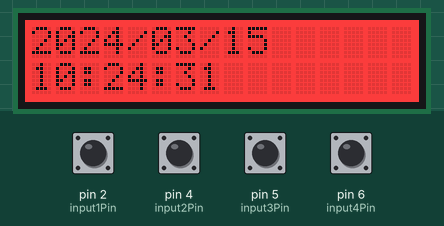
Simulated run of this sketch. Board: Arduino Uno, built with avr-gcc and run on an emulated ATmega328P. Parts: 16×2 character LCD. Inputs (shaded band) come from the test bench; at power-on: pin 2 (input1Pin), pin 4 (input2Pin), pin 5 (input3Pin), pin 6 (input4Pin) HIGH. The local clock reads 2024-03-15 10:24:30 at power-on unless the sketch sets it.

Above: at 1.2 s.
1.3 s: pin 2 (input1Pin) pulled LOW for 0.15 s
At 2.3 s:
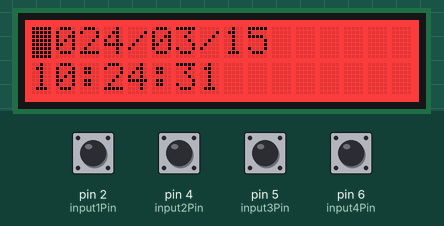
4.4 s: pin 6 (input4Pin) pulled LOW for 0.15 s
At 5.6 s:
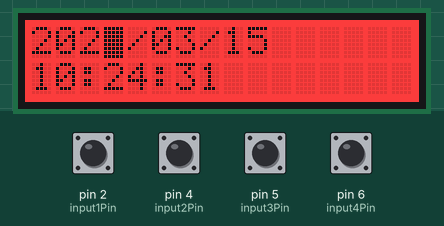
7.5 s: pin 4 (input2Pin) pulled LOW for 0.15 s
9.1 s: pin 2 (input1Pin) pulled LOW for 1 s
At 11.3 s:
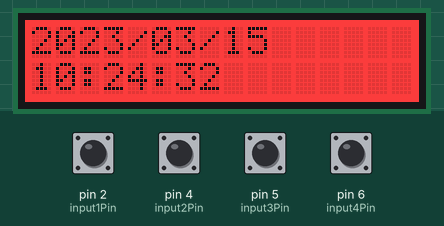
Timing chart, 0 to 12.8 s (numbered marks = the images above; inputs shaded):
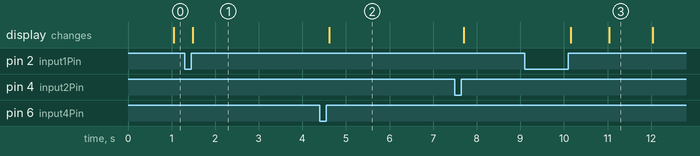

Measured:
- after the input at 4.4 s, the display: changes after 0.21 s (image 2)
- after the input at 9.1 s, the display: first changes after 1.1 s (image 3 shows a later state)

The sketch:

ElectronicClock.ino
```cpp
#include <Wire.h>
#include <rgb_lcd.h>
#include <RTClib.h>
#include <EasyButton.h>

rgb_lcd lcd;

const int colorR = 255;
const int colorG = 0;
const int colorB = 0;

RTC_DS1307 rtc;

char daysOfTheWeek[7][12] = {"Sun","Mon", "Tues", "Wed", "Thu", "Fri", "Sat"};

const int input1Pin = 2;
const int input2Pin = 4;
const int input3Pin = 5;
const int input4Pin = 6;

EasyButton button1(input1Pin);
EasyButton button2(input2Pin);
EasyButton button3(input3Pin);
EasyButton button4(input4Pin);

volatile int mode = 1;
volatile int setMode = 1;

int row = 0;
int col = 0;

DateTime now;
DateTime newDateTime;

const uint8_t daysInMonth[] = {31, 28, 31, 30, 31, 30,
                               31, 31, 30, 31, 30, 31};

void onButton1Pressed() {
  if (mode == 1) {
    mode = 2;
    lcd.blink();
  } else {
    mode = 1;
    setMode = 1;
    col = 0;
    row = 0;
    lcd.noBlink();
    rtc.adjust(now);
  }
}

void onButton2Pressed() {
  if (mode == 2) {
    int year = now.year();
    int month = now.month();
    int day = now.day();
    int hour = now.hour();
    int minute = now.minute();
    int second = now.second();
    if (setMode == 2) {
      year = year == 2000 ? 2099 : year - 1;
    } else if (setMode == 3) {
      month = month == 1 ? 12 : month - 1;
      int newMonth = daysInMonth[month - 1];
      if (day > newMonth) {
        day = newMonth;
      }
    } else if (setMode == 4) {
      int newMonth = daysInMonth[month - 1];
      day = day == 1 ? newMonth : day - 1;
    } else if (setMode == 5) {
      hour = hour == 0 ? 23 : hour - 1;
    } else if (setMode == 6) {
      minute = minute == 0 ? 59 : minute - 1;
    } else if (setMode == 7) {
      second = second == 0 ? 59 : second - 1;
    }
    now = DateTime(year, month, day, hour, minute, second);
  }
}

void onButton3Pressed() {
  if (mode == 2) {
    int year = now.year();
    int month = now.month();
    int day = now.day();
    int hour = now.hour();
    int minute = now.minute();
    int second = now.second();
    if (setMode == 2) {
      year = year == 2099 ? 2000 : year + 1;
    } else if (setMode == 3) {
      month = month == 12 ? 1 : month + 1;
      int newMonth = daysInMonth[month - 1];
      if (day > newMonth) {
        day = newMonth;
      }
    } else if (setMode == 4) {
      int newMonth = daysInMonth[month - 1];
      day = day == newMonth ? 1 : day + 1;
    } else if (setMode == 5) {
      hour = hour == 23 ? 0 : hour + 1;
    } else if (setMode == 6) {
      minute = minute == 59 ? 0 : minute + 1;
    } else if (setMode == 7) {
      second = second == 59 ? 0 : second + 1;;
    }
    now = DateTime(year, month, day, hour, minute, second);
  }
}

void onButton4Pressed() {
  if (mode == 2) {
    if (setMode == 1) {
      col = 3;
      setMode++;
    } else if (setMode == 2) {
      col = 6;
      setMode++;
    } else if (setMode == 3) {
      col = 9;
      setMode ++;
    } else if (setMode == 4) {
      row = 1;
      col = 1;
      setMode++;
    } else if (setMode == 5) {
      col = 4;
      setMode++;
    } else if (setMode == 6) {
      col = 7;
      setMode++;
    } else if (setMode == 7) {
      row = 0;
      col = 3;
      setMode = 2;
    }
  }
}

void setup() {
  button1.begin();
  button2.begin();
  button3.begin();
  button4.begin();

  button1.onPressed(onButton1Pressed);
  button2.onPressed(onButton2Pressed);
  button3.onPressed(onButton3Pressed);
  button4.onPressed(onButton4Pressed);

  lcd.begin(16, 2);
  lcd.setRGB(colorR, colorG, colorB);
  //lcd.blink();

  Serial.begin(9600);
  if (!rtc.begin()) {
    Serial.println("Couldn't findRTC");
    while (1);
  }
  if (!rtc.isrunning()) {
    rtc.adjust(DateTime(2021, 7, 6, 23, 17, 0));
  }
}

void loop() {

  button1.read();

  if (mode == 1) {
    now = rtc.now();

    lcd.setCursor(0, 0);
    char strDate[32] = {0};
    //sprintf(strDate, "%02d/%02d/%02d %s", now.day(), now.month(), now.year(), daysOfTheWeek[now.dayOfTheWeek()]);
    sprintf(strDate, "%02d/%02d/%02d", now.year(), now.month(), now.day());
    lcd.print(strDate);

    lcd.setCursor(0, 1);
    char strTime[32] = {0};
    sprintf(strTime, "%02d:%02d:%02d",  now.hour(), now.minute(), now.second());
    lcd.print(strTime);
  } else {
    lcd.setCursor(0, 0);
    char strDate[32] = {0};
    //sprintf(strDate, "%02d/%02d/%02d %s", now.day(), now.month(), now.year(), daysOfTheWeek[now.dayOfTheWeek()]);
    sprintf(strDate, "%02d/%02d/%02d", now.year(), now.month(), now.day());
    lcd.print(strDate);

    lcd.setCursor(0, 1);
    char strTime[32] = {0};
    sprintf(strTime, "%02d:%02d:%02d",  now.hour(), now.minute(), now.second());
    lcd.print(strTime);

    newDateTime = now;
    lcd.setCursor(col, row);
    button2.read();
    button3.read();
    button4.read();
  }

  delay(20);
}

void printNow() {
  Serial.print(now.day(), DEC);
  Serial.print('/');
  Serial.print(now.month(), DEC);
  Serial.print('/');
  Serial.print(now.year(), DEC);
  Serial.print(" (");
  Serial.print(daysOfTheWeek[now.dayOfTheWeek()]);
  Serial.print(") ");
  Serial.print(now.hour(), DEC);
  Serial.print(':');
  Serial.print(now.minute(), DEC);
  Serial.print(':');
  Serial.print(now.second(), DEC);
  Serial.println();
}
```
